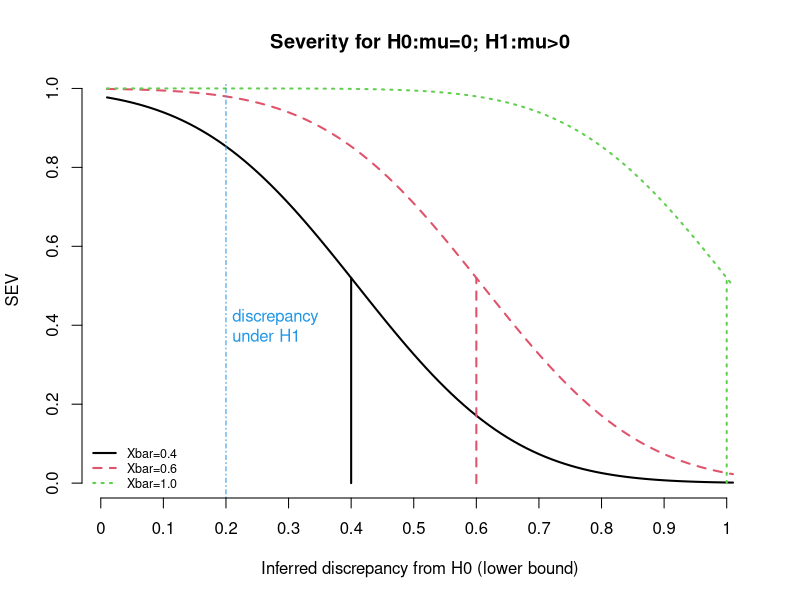

Recreate this plot in R.
# Sig level.
sig <- 0.05

# Hypothesis.
# H0 : mu = 0
# H1 : mu > 0

# Parameters of the experiment.
sd <- 2
n <- 100

# The three outcomes.
mu1 <- 0.4
mu2 <- 0.6
mu3 <- 1.0

# Significance tests for the tree outcomes.
se <- sd/sqrt(n)

z1 <- mu1/se
p1 <- 1-pnorm(z1)

z2 <- mu2/se
p2 <- 1-pnorm(z2)

z3 <- mu3/se
p3 <- 1-pnorm(z3)

p1 <= sig
p2 <= sig
p3 <= sig

### Severity curves for the outcomes.

# 1. Get z statistics for a range of discrepancies from H0.
ds <- seq(0, 1, 0.01)
zs <- ds/se

# 2. Get difference between z for observed and hypothetical discrepancy.
z1s <- zs-z1
z2s <- zs-z2
z3s <- zs-z3

# 3. Get corresponding p value.
sevs1 <- 1-pnorm(z1s)
sevs2 <- 1-pnorm(z2s)
sevs3 <- 1-pnorm(z3s)

# 4. Make sure you understand the results bloody well. — Thanks, Jackie!

# 5. Plot it to impress sharp-minded scientists.
plot(sevs1, type = "l", xaxt = "n", bty = "n", ylab = "", xlab = "",
     col = 1, lty = 1, lwd = 2)
lines(sevs2, col = 2, lty =2, lwd = 2)
lines(sevs3, col = 3, lty = 3, lwd = 2)

abline(v = 0.2 * 100, col = 4, lty = 4)
text(x = 0.21 * 100, y = 0.4, labels = "discrepancy\nunder H1",
     col = 4, adj = 0)

lines(x = c(mu1 * 100, mu1 * 100), y = c(0, sevs1[mu1*100]),
      col = 1, lty = 1, lwd = 2)
text(x = (mu1 + 0.01) * 100, y = 0.4, labels = "", col = 1, adj = 0)

lines(x = c(mu2 * 100, mu2 * 100), y = c(0, sevs2[mu2*100]),
      col = 2, lty = 2, lwd = 2)
text(x = (mu2 + 0.01) * 100, y = 0.4, labels = "", col = 2, adj = 0)

lines(x = c(mu3 * 100, mu3 * 100), y = c(0, sevs3[mu3*100]),
      col = 3, lty = 3, lwd = 2)
text(x = (mu3 + 0.01) * 100, y = 0.4, labels = "", col = 3, adj = 0)

axis(1, at = seq(0, 100, 10), labels = seq(0, 1, 0.1))
title("Severity for H0:mu=0; H1:mu>0",
      xlab="Inferred discrepancy from H0 (lower bound)", ylab="SEV")
legend("bottomleft", c("Xbar=0.4", "Xbar=0.6", "Xbar=1.0"),
       bty = "n", col = 1:3, lty = 1:3, cex = 0.75, lwd = 2)
